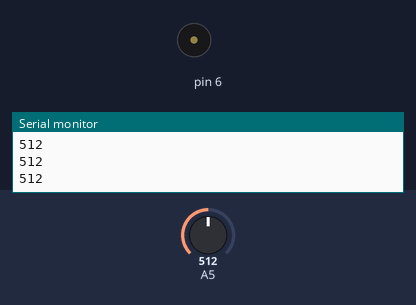
Simulated run of this sketch. Board: Arduino Uno, built with avr-gcc and run on an emulated ATmega328P. Shown: buzzer (waves = sounding), the last lines printed to the serial monitor. The inputs (shaded band) are chosen by the test bench; at power-on: A5 = 512.

Above: at 1.2 s.
1.3 s: A5 set to 984
2.8 s: A5 set to 1012
At 3.8 s:
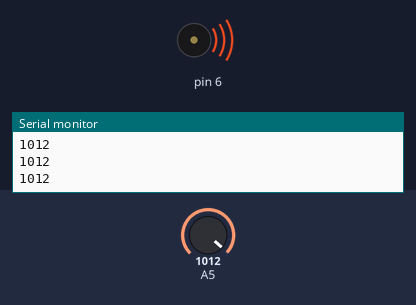
Timing chart, 0 to 5.8 s (numbered marks = the images above; inputs shaded):
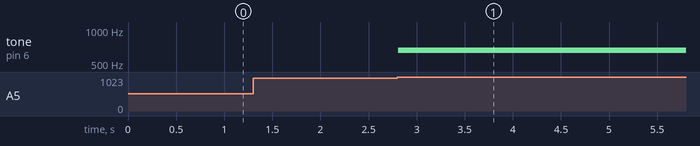

The sketch:

20201203_Flame_Sensor.ino
```cpp
int flame = 0;
void setup() {
  pinMode(A5,INPUT);
  pinMode(6,OUTPUT);
  Serial.begin(9600);

}

void loop() {
  flame = analogRead(A5);
  Serial.println(flame);
  if(flame > 1000)
  {
    tone(6,659);
  }
  else
  {
    noTone(6);
  }

}
```

Measured:
- the behaviour switches between 1000 and 1001 on A5 (found by bisection; images 0 and 1)
- after the input at 2.8 s, tone on pin 6: silent → 659 Hz at once
